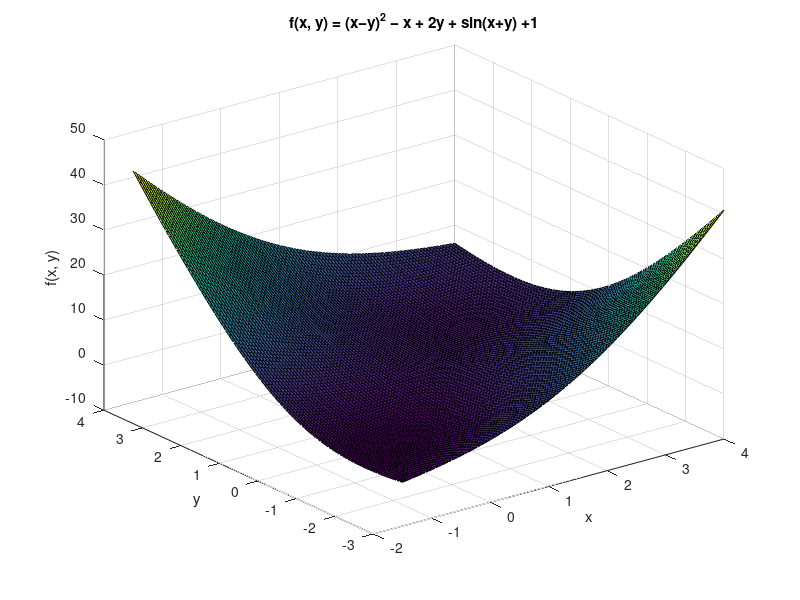

MATLAB code for this plot:
% 定義函數
f = @(x, y) (x - y).^2 - x + 2*y + sin(x + y) + 1;

% 定義x和y的範圍
x = linspace(-1.5, 4, 100);
y = linspace(-3, 4, 100);

% 建立網格
[X, Y] = meshgrid(x, y);

% 計算函數值
Z = f(X, Y);

% 繪製三維圖像
surf(X, Y, Z);
xlabel('x');
ylabel('y');
zlabel('f(x, y)');
title('f(x, y) = (x−y)^2 − x + 2y + sin(x+y) +1');
